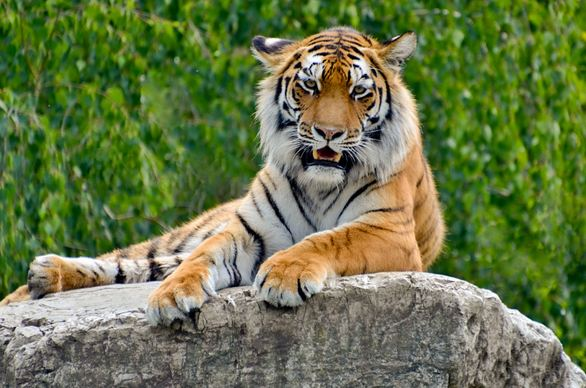
#> input picture Deep_Learning/CNN/tiger.jpg, 586 x 388 px
$ jupyter execute main.ipynb
#> lines starting #> are read from the running program, lines starting #| are printed output that depends on the picture
[cell 1]
import cv2
import  matplotlib.pyplot as plt

[cell 2]
img = cv2.imread('tiger.jpg')
#> img is the input picture: shape (388, 586, 3); mean B, G, R 72.6, 118.1, 104.1

cv2.imshow('image', img)
cv2.waitKey(0)
cv2.destroyAllWindows()

[cell 3]
plt.imshow(img)
plt.show()

[cell 4]
#  pillow
from PIL import Image
img1 = Image.open('tiger.jpg')
img1.show()
print(img.shape)
#| (388, 586, 3)
print(img.size)
#| 682104
print(img.dtype)
#| uint8

[cell 5]
## scaling -- changes the size of an image either enlarging or reducing it
# scaled -- cv2.resize(img, (new_width, new_height))
scl_img=cv2.resize(img, (500, 500))  # example of scaling
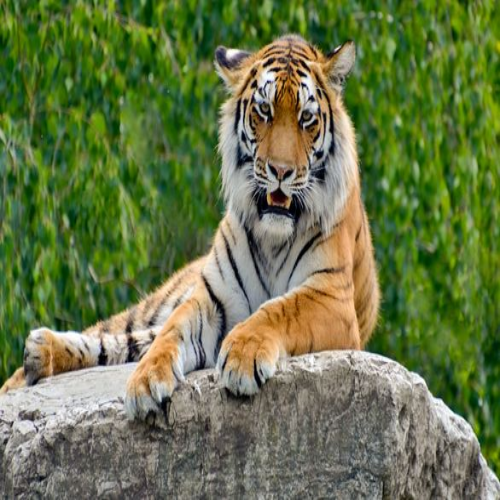
#> scl_img: shape (500, 500, 3); mean B, G, R 72.5, 117.9, 104
plt.imshow(scl_img)

[cell 6]
# another method of scaling
scl_img1 = cv2.resize(img, (0, 0), fx=0.5, fy=0.5)  # scaling by a factor   #
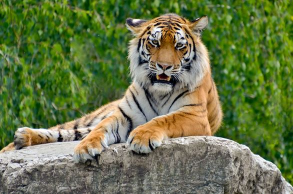
#> scl_img1: shape (194, 293, 3); mean B, G, R 72.7, 118.2, 104.3
#(0,0) is mean the image have no change in size,
# fx , fy  -- scaling factor
#five tiems of origanl height and width
# ## 200 * 0.5 = 100
## 300 * 0.5 = 150
plt.imshow(scl_img1)

[cell 7]
# translation -- moving the image in x and y direction
import numpy as np
rows , cols = img.shape[:2]
#> rows = 388; cols = 586
tx , ty = 1000,500 # translation factors
M = np.float32([[1, 0, tx], [0, 1, ty]])  # translation matrix
# 1= no change in x direction
# 0 = no change in y direction
translated_img = cv2.warpAffine(img, M, (cols, rows))  #
#> translated_img: shape (388, 586, 3); every value is 0
plt.imshow(translated_img)
